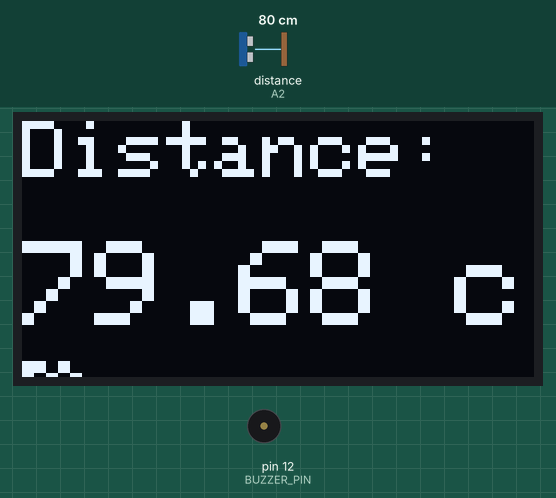
A sketch run on a simulated Arduino Uno, built with avr-gcc and run on an emulated ATmega328P. Parts: 128×64 one-colour display, buzzer (waves = sounding). Wiring (inferred from the names in the program): ultrasonic range finder: trigger A1; echo A2. The inputs (shaded band) are chosen by the test bench; at power-on: distance to the obstacle (sensor on A2) 80 cm. The echo pulse lasts 58.3 µs per cm; what the sketch prints to the serial monitor is not drawn.

Above: at 2.2 s.
2.3 s: distance to the obstacle (sensor on A2) set to 2 cm
At 3.9 s:
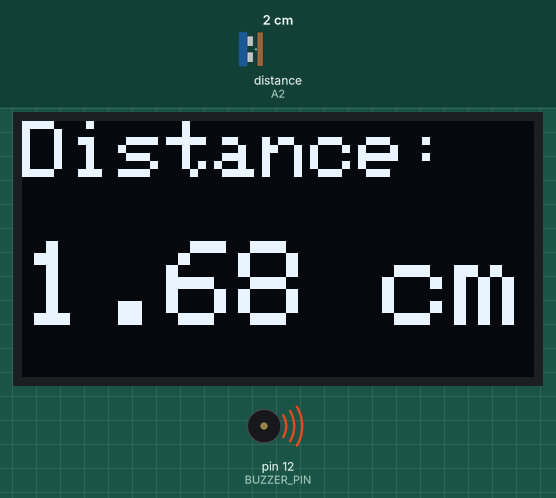
6.4 s: distance to the obstacle (sensor on A2) set to 4 cm
At 9.0 s:
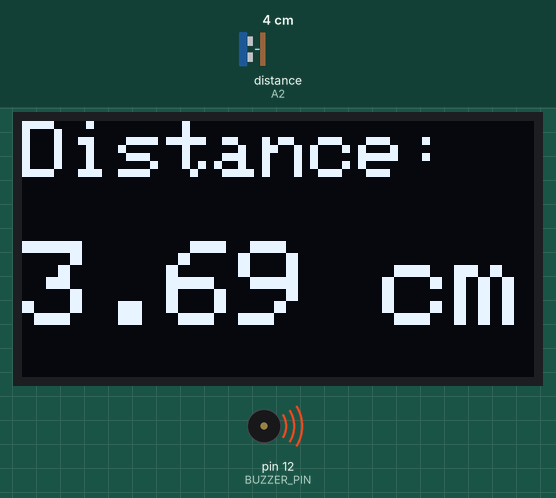
9.8 s: distance to the obstacle (sensor on A2) set to 9 cm
At 11.6 s:
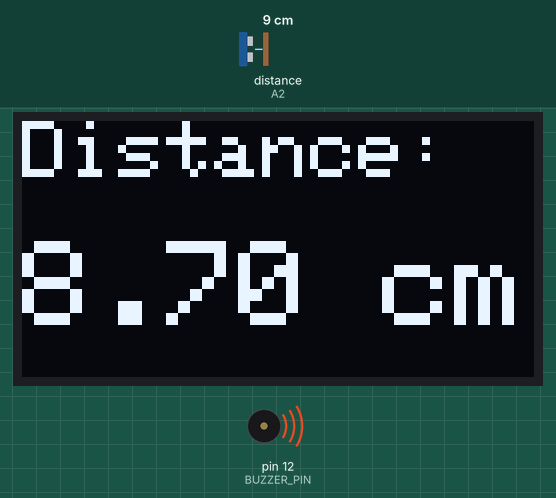
Timing chart, 0 to 13.1 s (numbered marks = the images above; inputs shaded):
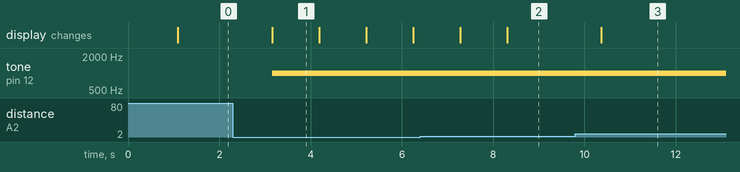

The sketch:

02_Sensors_Kit_Ultrasonic_With_OLED.ino
```cpp
#include <Wire.h>             // Required for I2C communication with OLED
#include <Adafruit_GFX.h>     // Core graphics library for OLED
#include <Adafruit_SSD1306.h> // Library for SSD1306 OLED displays

// --- Ultrasonic Sensor Definitions ---
#define TRIG_PIN A1 // Trigger pin connected to Analog Pin A1
#define ECHO_PIN A2 // Echo pin connected to Analog Pin A2

// --- Buzzer Definition ---
#define BUZZER_PIN 12 // Buzzer connected to Digital Pin 9

// --- OLED Display Definitions ---
#define SCREEN_WIDTH 128 // OLED display width, in pixels
#define SCREEN_HEIGHT 64 // OLED display height, in pixels

// Declaration for an SSD1306 display connected to I2C (SDA, SCL pins)
// The I2C address for most SSD1306 OLEDs is 0x3C or 0x3D
#define OLED_RESET -1 // Reset pin # (or -1 if sharing Arduino reset pin)
Adafruit_SSD1306 display(SCREEN_WIDTH, SCREEN_HEIGHT, &Wire, OLED_RESET);

// --- Global Variables ---
long duration;
float distanceCm;

void setup() {
  // --- Serial Communication Setup ---
  Serial.begin(9600);
  Serial.println("Ultrasonic Sensor with OLED and Buzzer");

  // --- Pin Mode Setup ---
  pinMode(TRIG_PIN, OUTPUT);
  pinMode(ECHO_PIN, INPUT);
  pinMode(BUZZER_PIN, OUTPUT); // Set buzzer pin as output

  // --- OLED Display Initialization ---
  // If the display doesn't begin, try changing 0x3C to 0x3D or vice-versa
  if(!display.begin(SSD1306_SWITCHCAPVCC, 0x3C)) {
    Serial.println(F("SSD1306 allocation failed"));
    for(;;); // Don't proceed, loop forever
  }

  // Clear the display buffer.
  display.clearDisplay();
  display.setTextSize(1);       // Smallest text size
  display.setTextColor(SSD1306_WHITE); // White text on black background
  display.setCursor(0,0);       // Set cursor to top-left corner
  display.println("Initializing...");
  display.display();            // Show initial message
  delay(1000);
}

void loop() {
  // --- Ultrasonic Sensor Reading ---
  // Clear the trigPin by setting it LOW for 2 microseconds
  digitalWrite(TRIG_PIN, LOW);
  delayMicroseconds(2);
  // Set the trigPin HIGH for 10 microseconds to send a pulse
  digitalWrite(TRIG_PIN, HIGH);
  delayMicroseconds(10);
  digitalWrite(TRIG_PIN, LOW);

  // Read the echo pin: returns the duration of the pulse in microseconds
  duration = pulseIn(ECHO_PIN, HIGH);

  // Calculate the distance in centimeters
  // Speed of sound is 343 meters/second or 0.0343 cm/microsecond.
  // The sound travels to the object and back, so divide by 2.
  distanceCm = duration * 0.0343 / 2;

  // --- Serial Monitor Output ---
  Serial.print("Distance: ");
  Serial.print(distanceCm);
  Serial.println(" cm");

  // --- OLED Display Output ---
  display.clearDisplay();       // Clear the display buffer
  display.setTextSize(2);       // Set text size for distance
  display.setCursor(0,0);       // Set cursor for "Distance:"
  display.print("Distance:");

  display.setCursor(0, 30);     // Move cursor down for value
  display.setTextSize(3);       // Larger text for the actual distance
  display.print(distanceCm);
  display.print(" cm");
  display.display();            // Update the OLED display

  // --- Buzzer Control (Example: buzz if less than 20cm) ---
  if (distanceCm < 10 && distanceCm > 0) { // Check distance and ensure it's not a false reading of 0
    tone(BUZZER_PIN, 1000); // Play a tone of 1000 Hz
  } else {
    noTone(BUZZER_PIN); // Stop the tone
  }

  // Add a small delay to avoid excessive readings and flickering
  delay(1000); // Update every 200 milliseconds (0.2 seconds)
}
```

Measured:
- after the input at 2.3 s, tone on pin 12 (BUZZER_PIN): silent → 1000 Hz after 0.86 s; the display: changes after 0.86 s (image 1)
- after the input at 6.4 s, the display: first changes after 0.88 s (image 2 shows a later state)
- after the input at 9.8 s, the display: changes after 0.57 s (image 3)
- what the display in image 1 shows lasts 1.0 s, from 3.2 s to 4.2 s
